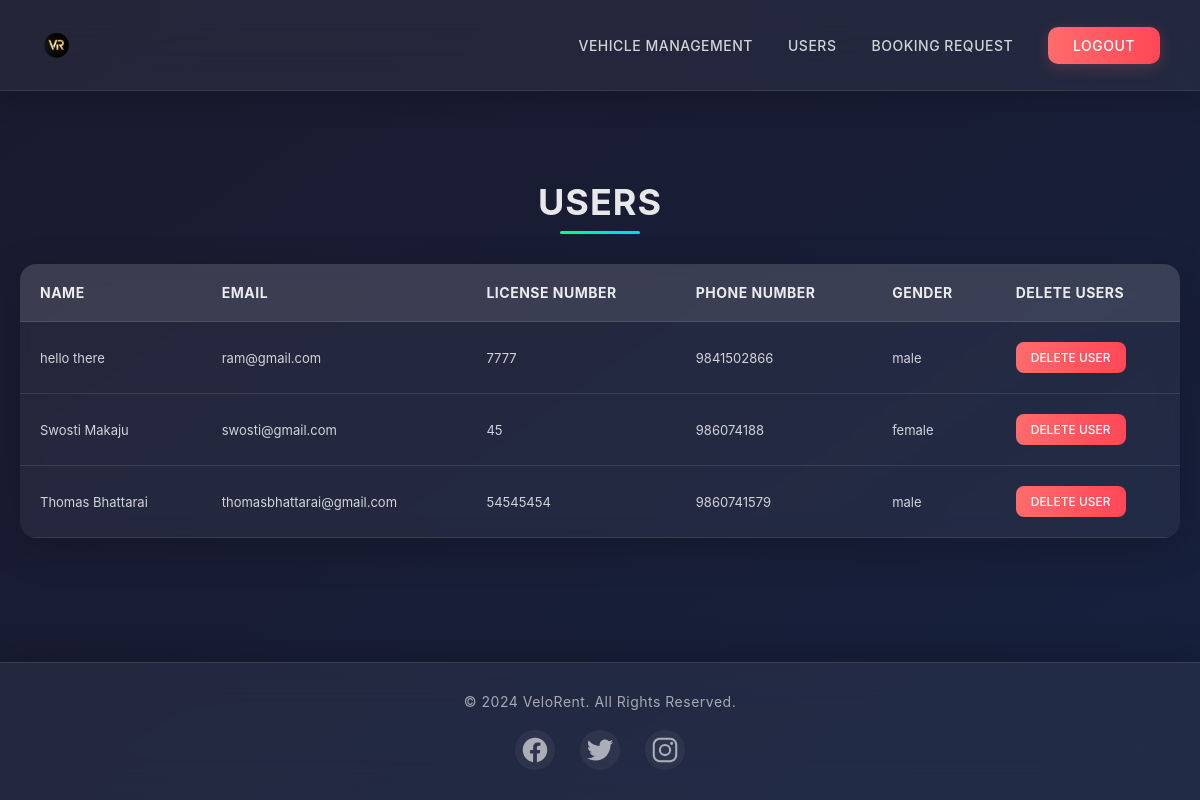
Screenshot of /adminusers.php with the database file from the repository.
### tables this page shows
CREATE TABLE `users` (
  `FNAME` varchar(255) NOT NULL,
  `LNAME` varchar(255) NOT NULL,
  `EMAIL` varchar(255) NOT NULL,
  `LIC_NUM` varchar(255) NOT NULL,
  `PHONE_NUMBER` bigint(11) NOT NULL,
  `PASSWORD` varchar(255) NOT NULL,
  `GENDER` varchar(255) NOT NULL
);

### adminusers.php (the view, shortened to what this page needs)
<!DOCTYPE html>
<html lang="en">
<head>
    <link rel="stylesheet" href="css/adminusers.css">
</head>
<body>
<div class="main-content">
    <div class="navbar">
          <img style="height: 50px; " src="images\icon.png" alt="">
        <div class="menu">
            <ul>
                <li><a href="adminvehicle.php">VEHICLE MANAGEMENT</a></li>
                <li><a href="adminusers.php">USERS</a></li>
                <li><a href="adminbook.php">BOOKING REQUEST</a></li>
                <li><a href="index.php" class="button">LOGOUT</a></li>
            </ul>
        </div>
    </div>
    <h1 class="header">USERS</h1>
    <table class="content-table">
        <thead>
            <tr>
                <th>NAME</th>
                <th>EMAIL</th>
                <th>LICENSE NUMBER</th>
                <th>PHONE NUMBER</th>
                <th>GENDER</th>
                <th>DELETE USERS</th>
            </tr>
        </thead>
        <tbody>
        <?php
        require_once('connection.php');
        $query = "SELECT * FROM users";
        $queryy = mysqli_query($con, $query);
        while ($res = mysqli_fetch_array($queryy)) { ?>
            <tr>
                <td><?php echo $res['FNAME'] . " " . $res['LNAME']; ?></td>
                <td><?php echo $res['EMAIL']; ?></td>
                <td><?php echo $res['LIC_NUM']; ?></td>
                <td><?php echo $res['PHONE_NUMBER']; ?></td>
                <td><?php echo $res['GENDER']; ?></td>
                <td><a href="deleteuser.php?id=<?php echo $res['EMAIL']; ?>" class="button">DELETE USER</a></td>
            </tr>
        <?php } ?>
        </tbody>
    </table>
</div>
    <footer>
        <p>&copy; 2024 VeloRent. All Rights Reserved.</p>
        <div class="socials">
            <a href="https://www.facebook.com/thomasbhattrai" target="_blank"><ion-icon name="logo-facebook"></ion-icon></a>
            <a href="https://x.com/thomashbhattarai" target="_blank"><ion-icon name="logo-twitter"></ion-icon></a>
            <a href="https://www.instagram.com/swostimakaju/" target="_blank"><ion-icon name="logo-instagram"></ion-icon></a>
        </div>
    </footer>
</body>
</html>

### css/adminusers.css (style rules this page uses)
* { margin: 0; padding: 0; box-sizing: border-box; font-family: 'PP Mori', 'Inter', -apple-system, BlinkMacSystemFont, 'Segoe UI', Roboto, sans-serif; -webkit-font-smoothing: antialiased; -moz-osx-font-smoothing: grayscale; }
body { min-height: 100vh; background: linear-gradient(145deg, #1a1a2e 0%, #16213e 100%); color: rgba(255, 255, 255, 0.9); overflow-x: hidden; display: flex; flex-direction: column; justify-content: space-between; }
.main-content { margin-top: 100px; flex: 1; padding: 40px 20px; position: relative; z-index: 1; }
.navbar { background: rgba(255, 255, 255, 0.05); backdrop-filter: blur(20px); box-shadow: 0 8px 30px rgba(0, 0, 0, 0.2); padding: 20px 40px; display: flex; justify-content: space-between; align-items: center; position: fixed; top: 0; left: 0; right: 0; z-index: 1000; border-bottom: 1px solid rgba(255, 255, 255, 0.1); transition: all 0.3s ease; }
.menu ul { display: flex; list-style: none; gap: 35px; align-items: center; }
.menu ul li a { color: rgba(255, 255, 255, 0.8); text-decoration: none; font-size: 14px; font-weight: 500; text-transform: uppercase; letter-spacing: 0.5px; transition: all 0.3s ease; position: relative; padding: 8px 0; display: flex; align-items: center; }
.menu ul li a::after { content: ''; position: absolute; bottom: 0; left: 0; width: 0; height: 2px; background: #00ff88; transition: width 0.3s ease; }
.menu ul li a.button { background: linear-gradient(90deg, #ff6b6b, #ff4757); padding: 10px 25px; border-radius: 10px; color: #ffffff; transition: all 0.3s ease; box-shadow: 0 4px 15px rgba(255, 107, 107, 0.2); }
.header { font-size: 36px; font-weight: 700; text-align: center; margin: 40px 0; color: rgba(255, 255, 255, 0.9); letter-spacing: 1px; position: relative; }
.header::after { content: ''; position: absolute; bottom: -10px; left: 50%; transform: translateX(-50%); width: 80px; height: 3px; background: linear-gradient(90deg, #00ff88, #00d4ff); border-radius: 2px; }
.content-table { width: 100%; max-width: 1200px; margin: 0 auto; background: rgba(255, 255, 255, 0.05); border-radius: 16px; overflow: hidden; box-shadow: 0 10px 40px rgba(0, 0, 0, 0.2); backdrop-filter: blur(10px); border-collapse: collapse; }
.content-table thead { background: rgba(255, 255, 255, 0.1); color: rgba(255, 255, 255, 0.9); font-weight: 600; text-transform: uppercase; letter-spacing: 0.5px; }
.content-table th, .content-table td { padding: 20px; text-align: left; border-bottom: 1px solid rgba(255, 255, 255, 0.1); }
.content-table th { font-size: 14px; }
.content-table td { font-size: 13px; color: rgba(255, 255, 255, 0.8); }
.content-table tbody tr { transition: all 0.3s ease; }
.content-table td a.button { display: inline-block; background: linear-gradient(90deg, #ff6b6b, #ff4757); padding: 8px 15px; border-radius: 8px; color: #ffffff; text-decoration: none; font-size: 12px; font-weight: 500; transition: all 0.3s ease; }
footer { background: rgba(255, 255, 255, 0.05); backdrop-filter: blur(20px); padding: 30px 40px; text-align: center; border-top: 1px solid rgba(255, 255, 255, 0.1); width: 100%; box-shadow: 0 -8px 30px rgba(0, 0, 0, 0.2); transition: all 0.3s ease; margin-top: auto; }
footer p { color: rgba(255, 255, 255, 0.6); font-size: 14px; margin-bottom: 20px; letter-spacing: 0.5px; }
.socials { display: flex; justify-content: center; gap: 25px; margin-top: 15px; }
.socials a { color: rgba(255, 255, 255, 0.6); font-size: 28px; transition: all 0.3s ease; position: relative; display: flex; align-items: center; justify-content: center; width: 40px; height: 40px; border-radius: 50%; background: rgba(255, 255, 255, 0.05); }

### rows the page displays
users: FNAME "hello", LNAME "there", EMAIL "ram@gmail.com", LIC_NUM "7777", PHONE_NUMBER "9841502866", GENDER "male"
users: FNAME "Swosti", LNAME "Makaju", EMAIL "swosti@gmail.com", LIC_NUM "45", PHONE_NUMBER "986074188", GENDER "female"
users: FNAME "Thomas", LNAME "Bhattarai", EMAIL "thomasbhattarai@gmail.com", LIC_NUM "54545454", PHONE_NUMBER "9860741579", GENDER "male"
